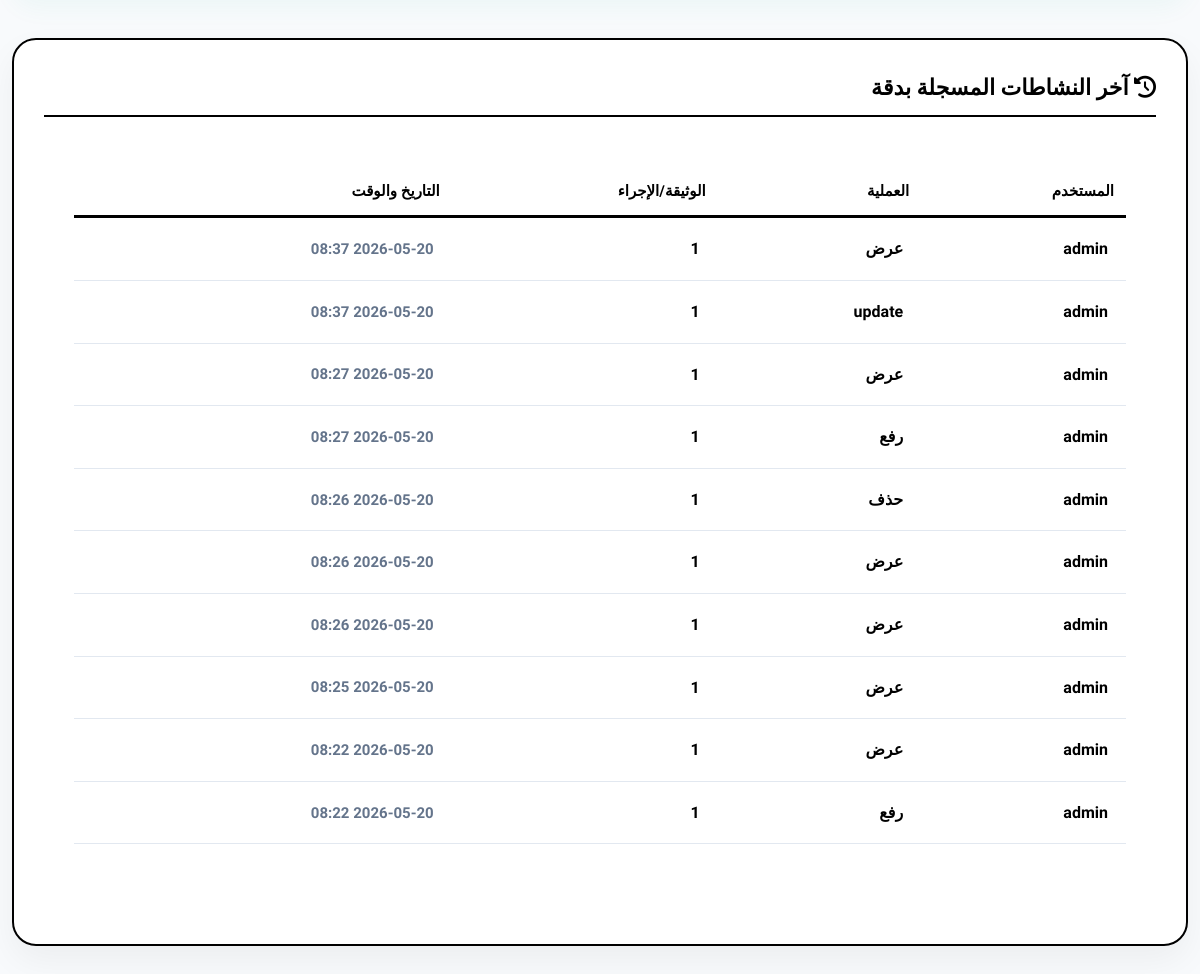
Page /reports/ (signed in, lower part) on the earlier database version.
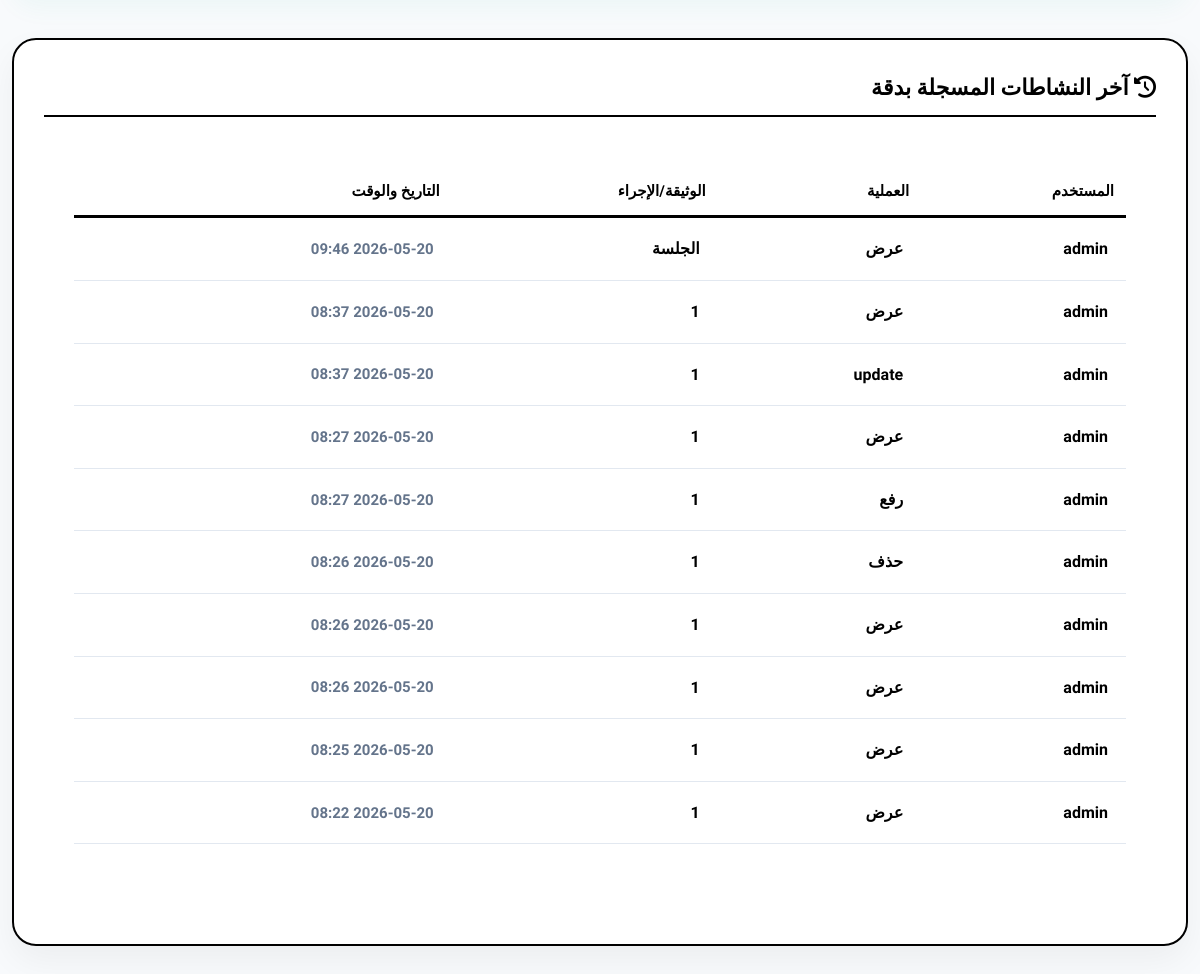
Same page on the later database version.
### eams/models.py (models this page shows, shortened)
class AuditLog(models.Model):
    ACTION_CHOICES = (
        ('upload', 'رفع'),
        ('edit', 'تعديل'),
        ('delete', 'حذف'),
        ('view', 'عرض'),
    )
    user = models.ForeignKey(User, on_delete=models.SET_NULL, null=True, verbose_name="المستخدم")
    action = models.CharField(max_length=20, choices=ACTION_CHOICES, verbose_name="العملية")
    document_title = models.CharField(max_length=255, verbose_name="عنوان الوثيقة")
    timestamp = models.DateTimeField(auto_now_add=True, verbose_name="الوقت")
    details = models.TextField(blank=True, null=True, verbose_name="التفاصيل")
    @property
    def display_document_title(self):
        import re
        if self.document_title:
            return re.sub(r'TRK-(\d{4})-0*(\d+)', r'TRK-\1-\2', self.document_title)
        return self.document_title

### eams/views.py (the view, shortened to what this page needs)
# urls.py: path('reports/', views.reports_view, name='reports'),
@login_required
def reports_view(request):
    if not request.user.profile.access_reports:
        messages.error(request, "ليس لديك صلاحية لعرض التقارير")
        return redirect('dashboard')
    category_id = request.GET.get('category')
    doc_type = request.GET.get('doc_type')
    user_id = request.GET.get('user_id')
    transaction_status = request.GET.get('transaction_status')
    start_date = request.GET.get('start_date')
    end_date = request.GET.get('end_date')
    search_q = request.GET.get('q')
    report_type = request.GET.get('report_type', 'all')
    docs = Document.objects.all()
    if category_id: docs = docs.filter(category_id=category_id)
    if doc_type: docs = docs.filter(doc_type=doc_type)
    if user_id: docs = docs.filter(uploaded_by_id=user_id)
    if transaction_status: docs = docs.filter(transaction__current_status=transaction_status)
    if start_date: docs = docs.filter(uploaded_at__date__gte=start_date)
    if end_date: docs = docs.filter(uploaded_at__date__lte=end_date)
    transactions = Transaction.objects.all()
    if user_id: transactions = transactions.filter(created_by_id=user_id)
    if transaction_status: transactions = transactions.filter(current_status=transaction_status)
    if start_date: transactions = transactions.filter(created_at__date__gte=start_date)
    if end_date: transactions = transactions.filter(created_at__date__lte=end_date)
    if report_type == 'archive':
        transactions = Transaction.objects.none()
    elif report_type == 'transaction':
        docs = Document.objects.none()
    context = {
        'documents': docs.order_by('-uploaded_at'),
        'total_docs': docs.count(),
        'incoming': docs.filter(doc_type='incoming').count(),
        'outgoing': docs.filter(doc_type='outgoing').count(),
        'internal': docs.filter(doc_type='internal').count(),
        'total_transactions': transactions.count(),
        'transactions_completed': transactions.filter(current_status='completed').count(),
        'transactions_in_progress': transactions.filter(current_status__in=['under_review', 'in_progress', 'received', 'sent']).count(),
        'transactions_list': transactions.order_by('-created_at'),
        'transactions_recent': transactions.order_by('-created_at')[:10],
        'completion_rate': (transactions.filter(current_status='completed').count() / transactions.count() * 100) if transactions.count() > 0 else 0,
        'status_counts': {
            'received': transactions.filter(current_status='received').count(),
            'under_review': transactions.filter(current_status='under_review').count(),
            'sent': transactions.filter(current_status='sent').count(),
            'received_from_other': transactions.filter(current_status='received_from_other').count(),
            'in_progress': transactions.filter(current_status='in_progress').count(),
            'completed': transactions.filter(current_status='completed').count(),
        },
        'categories': Category.objects.all(),
        'categories_stats': Category.objects.annotate(count=Count('documents', filter=Q(documents__in=docs))).order_by('-count'),
        'users_stats': User.objects.annotate(doc_count=Count('uploaded_documents', filter=Q(uploaded_documents__in=docs))).order_by('-doc_count')[:10],
        'doc_types': Document.TYPE_CHOICES,
        'status_choices': Transaction.STATUS_CHOICES,
        'all_users': User.objects.all(),
        'selected_category': category_id,
        'selected_type': doc_type,
        'selected_user': user_id,
        'selected_status': transaction_status,
        'start_date': start_date,
        'end_date': end_date,
        'q': search_q,
        'report_type': report_type,
        'recent_logs': AuditLog.objects.order_by('-timestamp')[:10]
    }
    return render(request, 'eams/reports.html', context)

### eams/models.py (called while the page is built)
    @property
    def display_tracking_number(self):
        if self.tracking_number:
            parts = self.tracking_number.split('-')
            if len(parts) >= 3:
                try:
                    prefix = parts[0]
                    year = parts[1]
                    seq = int(parts[2])
                    return f"{prefix}-{year}-{seq}"
                except (ValueError, IndexError):
                    pass
            elif len(parts) == 2:
                try:
                    if len(parts[0]) == 4 and parts[0].isdigit():
                        return f"TRK-{parts[0]}-{int(parts[1])}"
                except ValueError:
                    pass
        return self.tracking_number

### templates/eams/reports.html (shortened to what this page needs)
{% extends 'base.html' %}
{% block content %}
<div class="fade-in">
    <div class="report-card" style="margin-bottom: 40px;">
        <h3 style="font-size: 20px; font-weight: 900; margin-bottom: 20px; color: #000; border-bottom: 2px solid #000; padding-bottom: 10px;">
            <i class="fas fa-history"></i> آخر النشاطات المسجلة بدقة
        </h3>
        <div class="data-container table-responsive" style="border: none; box-shadow: none;">
            <table style="width: 100%; border-collapse: collapse; min-width: 700px;">
                <thead>
                    <tr style="text-align: right; border-bottom: 3px solid #000;">
                        <th style="padding: 12px; font-size: 15px;">المستخدم</th>
                        <th style="padding: 12px; font-size: 15px;">العملية</th>
                        <th style="padding: 12px; font-size: 15px;">الوثيقة/الإجراء</th>
                        <th style="padding: 12px; font-size: 15px;">التاريخ والوقت</th>
                    </tr>
                </thead>
                <tbody>
                    {% for log in recent_logs %}
                    <tr style="border-bottom: 1px solid #e2e8f0;">
                        <td style="padding: 18px; font-weight: 900; color: #000; font-size: 16px;">{{ log.user.username }}</td>
                        <td style="padding: 18px; font-weight: 800; font-size: 16px;">{{ log.get_action_display }}</td>
                        <td style="padding: 18px; font-weight: 700; font-size: 16px;">{{ log.display_document_title }}</td>
                        <td style="padding: 18px; color: #64748b; font-size: 15px; font-weight: 700;">{{ log.timestamp|date:"Y-m-d H:i" }}</td>
                    </tr>
                    {% endfor %}
                </tbody>
            </table>
        </div>
    </div>
</div>
{% endblock %}

Differences in the rows shown:
no longer on this page (row unchanged): AuditLog: user.username "admin", action "رفع", display_document_title "1", timestamp "2026-05-20 08:22"
added AuditLog: user.username "admin", action "عرض", display_document_title "الجلسة", timestamp "2026-05-20 09:46"
